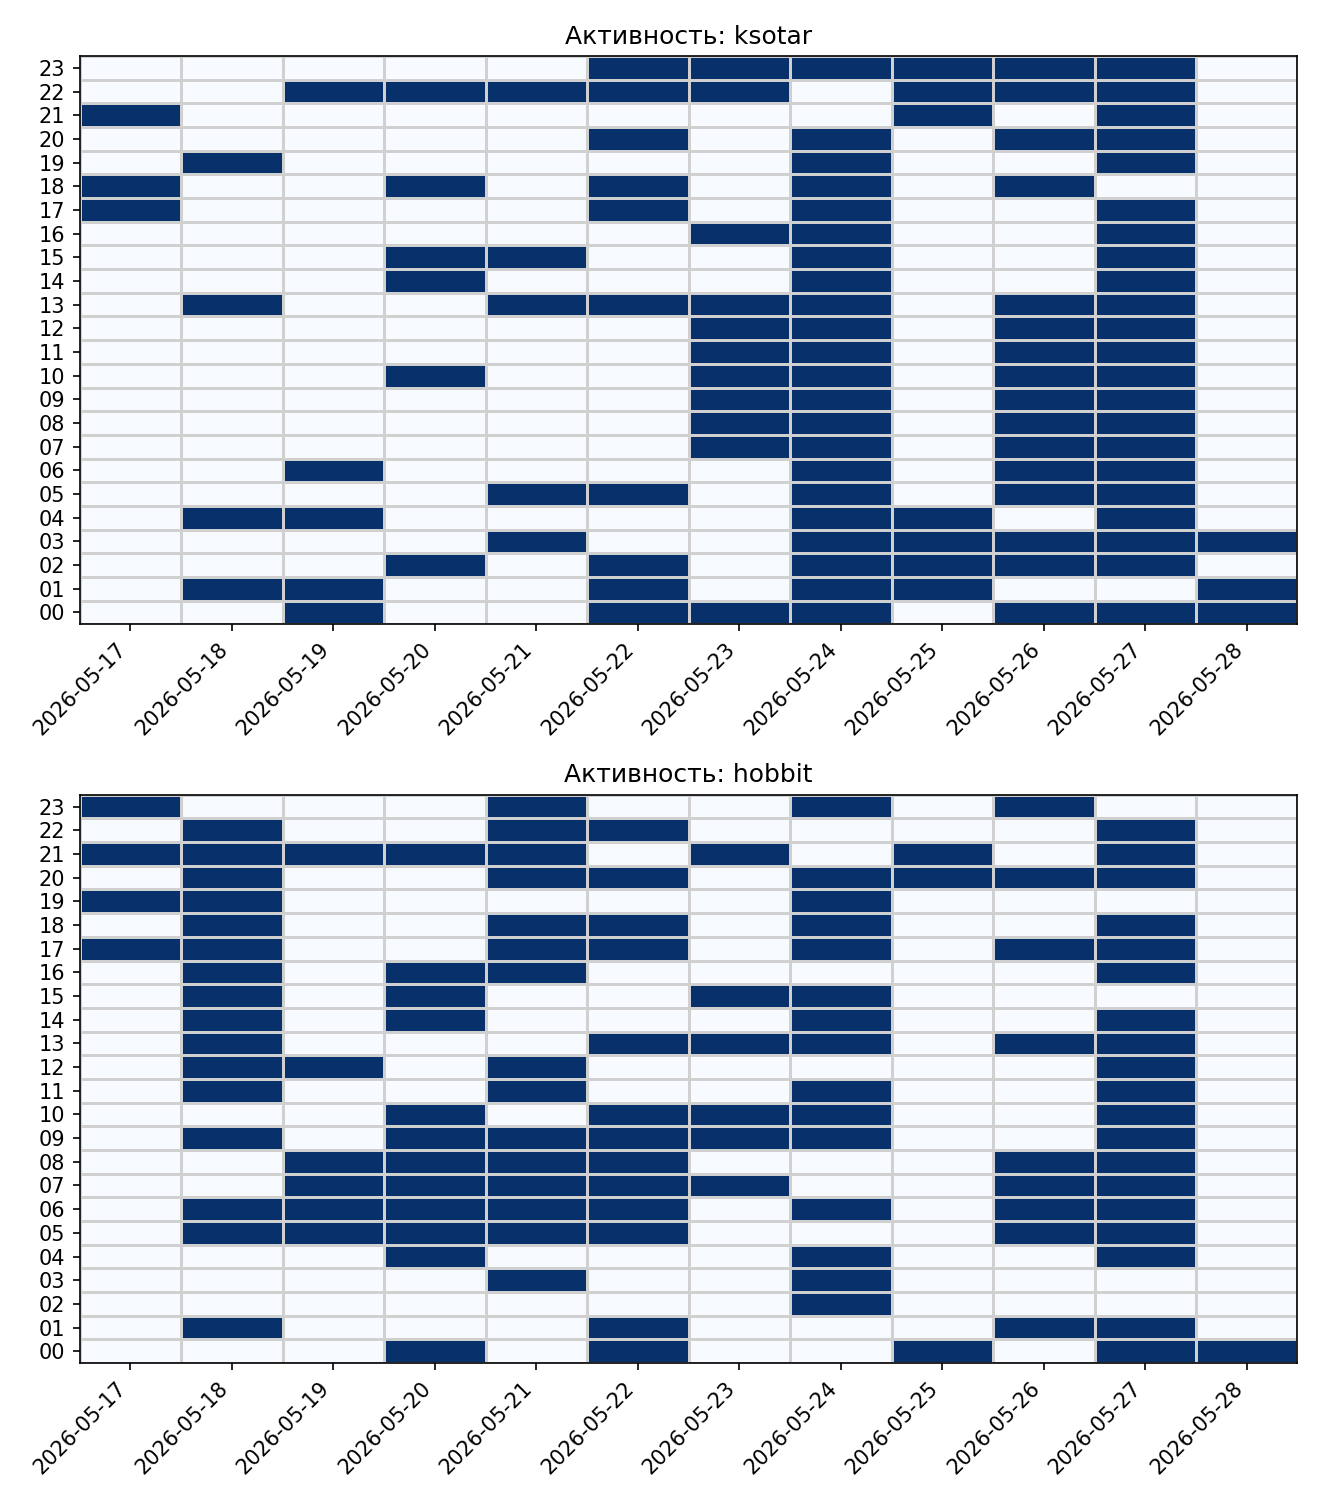

Generate this figure with Python:
import json, os
from datetime import datetime, timedelta
import matplotlib.pyplot as plt
import numpy as np

# Настройки
users = {
    "ksotar": r'G:\Video\!Медведи\Mech Heroes\Клан Орки\accountant_bot\arena\squads\227408\online_history.json',
    "hobbit": r'G:\Video\!Медведи\Mech Heroes\Клан Орки\accountant_bot\arena\squads\113012\online_history.json'
}
TZ_OFFSET = 3

def get_hourly_grid(file_path):
    activity = set()
    if os.path.exists(file_path):
        with open(file_path, 'r') as f:
            history = json.load(f)
            for ts in history:
                dt = datetime.strptime(ts, "%d/%m/%Y_%H:%M:%S.%f") + timedelta(hours=TZ_OFFSET)
                # Округляем до часа
                activity.add((dt.strftime("%Y-%m-%d"), dt.hour))
    return activity

# Сбор данных
grids = {}
all_dates = set()
for name, path in users.items():
    grids[name] = get_hourly_grid(path)
    all_dates.update([d[0] for d in grids[name]])

sorted_dates = sorted(list(all_dates))
date_map = {d: i for i, d in enumerate(sorted_dates)}
num_days = len(sorted_dates)

# Построение
fig, axes = plt.subplots(2, 1, figsize=(num_days * 0.4 + 4, 10))

for idx, (name, activity) in enumerate(grids.items()):
    grid = np.zeros((24, num_days))
    for d, h in activity:
        grid[h, date_map[d]] = 1
    
    ax = axes[idx]
    ax.pcolormesh(grid, cmap='Blues', edgecolors='#d0d0d0', linewidth=0.5)
    ax.set_title(f'Активность: {name}')
    ax.set_yticks(np.arange(24) + 0.5)
    ax.set_yticklabels([f"{h:02d}" for h in range(24)])
    ax.set_xticks(np.arange(num_days) + 0.5)
    ax.set_xticklabels(sorted_dates, rotation=45, ha='right')

plt.tight_layout()
out_file = r'G:\Video\!Медведи\Mech Heroes\Клан Орки\accountant_bot\arena\graphs\compare_activity.png'
plt.savefig(out_file, dpi=150)
print(f'Сравнительный график сохранен: {out_file}')
